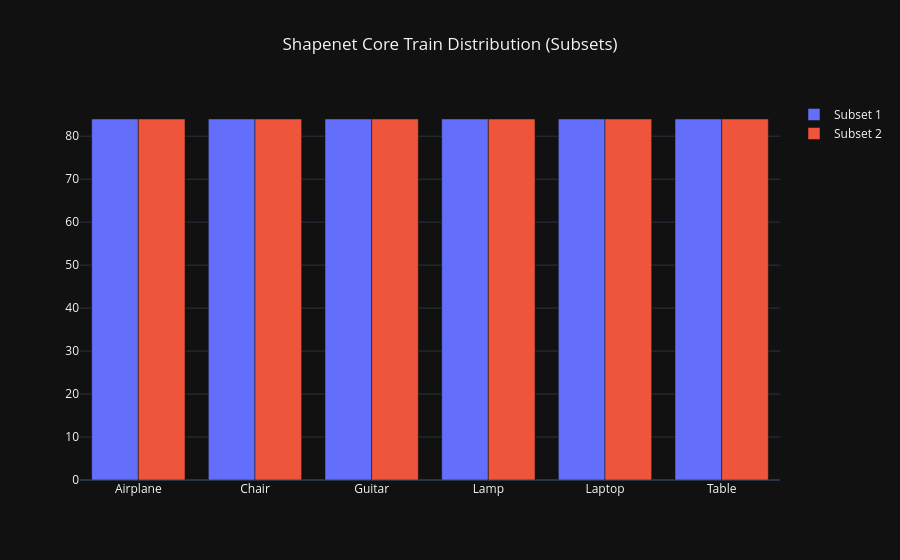

The notebook cell saved with this chart:
### Markdown cell above
## Shapenet Core Dataset exploration

- Object Classification and part Segmentation Dataset from Point Cloud data
- [Shapenet core](https://shapenet.org/) is a subset of the full ShapeNet dataset 
- It contains single clean 3D models, manually verified category and alignment annotations. 
- 16 classes from 12 categories

### Code cell
# Load train splits for both subsets
subset1_data = json.load(open('../PointNet/shapenet-core-seg-less-subset1/Shapenetcore_benchmark/train_split.json', 'r'))
subset2_data = json.load(open('../PointNet/shapenet-core-seg-less-subset2/Shapenetcore_benchmark/train_split.json', 'r'))

# Extract class indices
subset1_class_count = np.array([x[0] for x in subset1_data])
subset2_class_count = np.array([x[0] for x in subset2_data])

# Compute class-wise counts
subset1_counts = np.bincount(subset1_class_count)
subset2_counts = np.bincount(subset2_class_count)

# Plot classwise count in train set for both subsets
train_dist_plots = [
    go.Bar(x=list(class_name_id_map.keys()), y=subset1_counts, name='Subset 1'),
    go.Bar(x=list(class_name_id_map.keys()), y=subset2_counts, name='Subset 2')
]

layout = dict(template="plotly_dark", title="Shapenet Core Train Distribution (Subsets)", title_x=0.5, barmode='group')
fig = go.Figure(data=train_dist_plots, layout=layout)
fig.show()

### Figure 1 — Plotly figure (JSON) as saved in the notebook; plotly's stock layout.template omitted (floating-point values rounded to 4 significant figures)
{"data": [{"name": "Subset 1", "type": "bar", "x": ["Airplane", "Chair", "Guitar", "Lamp", "Laptop", "Table"], "y": [84, 84, 84, 84, 84, 84]}, {"name": "Subset 2", "type": "bar", "x": ["Airplane", "Chair", "Guitar", "Lamp", "Laptop", "Table"], "y": [84, 84, 84, 84, 84, 84]}], "layout": {"barmode": "group", "title": {"text": "Shapenet Core Train Distribution (Subsets)", "x": 0.5}}}
